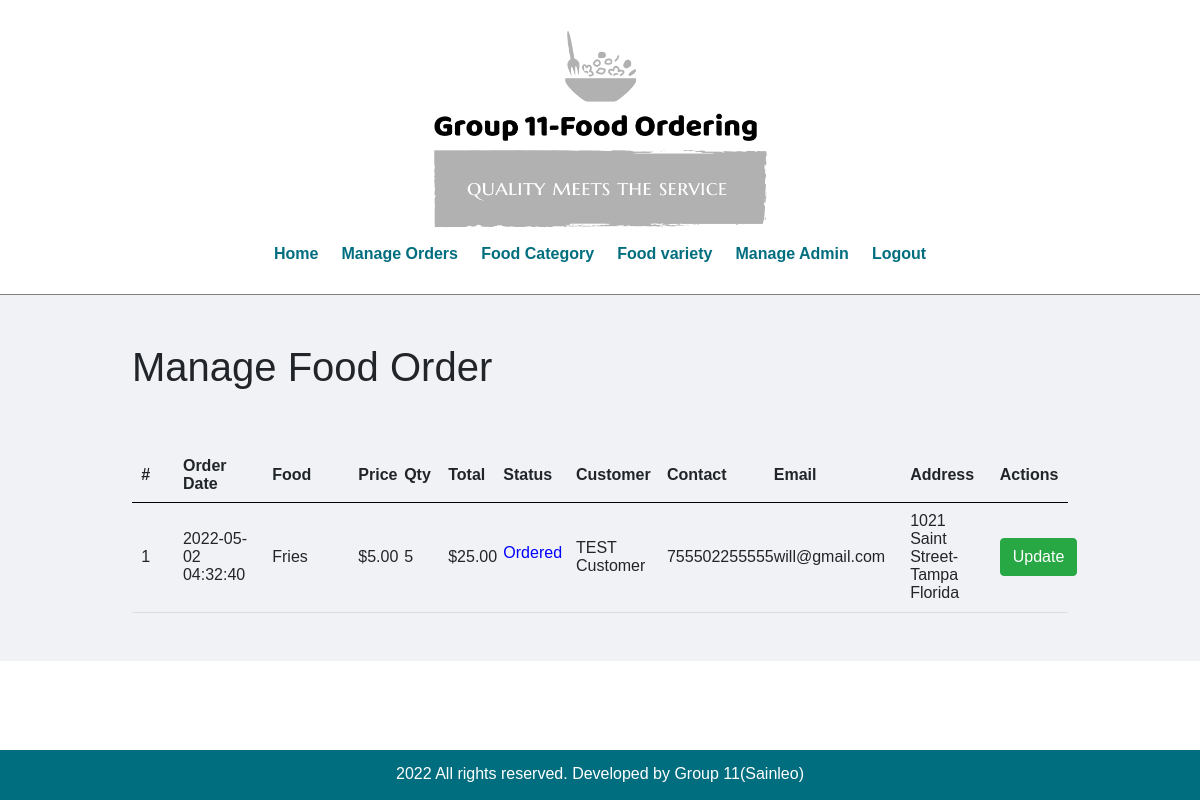
The app's page /admin/manage-order.php (signed in) with its own data.
### tables this page shows
CREATE TABLE `food_orders` (
  `id` int UNSIGNED NOT NULL,
  `food` varchar(150) NOT NULL,
  `price` decimal(10,2) NOT NULL,
  `qty` int NOT NULL,
  `total` decimal(10,2) NOT NULL,
  `order_date` datetime NOT NULL,
  `status` varchar(50) NOT NULL,
  `customer_name` varchar(150) NOT NULL,
  `customer_contact` varchar(20) NOT NULL,
  `customer_email` varchar(150) NOT NULL,
  `customer_address` varchar(255) NOT NULL
);

### admin/manage-order.php (the view, shortened to what this page needs)
<?php include('includes/menu.php'); ?>
<div class="main-content">
    <div class="wrapper">
        <h1>Manage Food Order</h1>
                <br><br>
                <table class="tbl-full">
                    <tr>
                        <th width="5%">#</th>
                        <th width="10%">Order Date</th>
                        <th width="10%">Food</th>
                        <th width="5%">Price</th>
                        <th width="5%">Qty</th>
                        <th width="6%">Total</th>
                        <th width="8%">Status</th>
                        <th width="10%">Customer</th>
                        <th width="10%">Contact</th>
                        <th width="15%">Email</th>
                        <th width="10%">Address</th>
                        <th>Actions</th>
                    </tr>
                    <?php
                        $sql = "SELECT * FROM food_orders ORDER BY id DESC";
                        $res = mysqli_query($conn, $sql);
                        $count = mysqli_num_rows($res);
                        $sn = 1;
                        if($count>0)
                        {
                            while($row=mysqli_fetch_assoc($res))
                            {
                                $id = $row['id'];
                                $food = $row['food'];
                                $price = $row['price'];
                                $qty = $row['qty'];
                                $total = $row['total'];
                                $order_date = $row['order_date'];
                                $status = $row['status'];
                                $customer_name = $row['customer_name'];
                                $customer_contact = $row['customer_contact'];
                                $customer_email = $row['customer_email'];
                                $customer_address = $row['customer_address'];
                                ?>
                                    <tr>
                                        <td><?php echo $sn++; ?> </td>
                                        <td><?php echo $order_date; ?></td>
                                        <td><?php echo $food; ?></td>
                                        <td><?php echo '$'.$price; ?></td>
                                        <td><?php echo $qty; ?></td>
                                        <td><?php echo '$'.$total; ?></td>
                                        <td>
                                            <?php
                                                if($status=="Ordered")
                                                {
                                                    echo "<label style='color: blue;'>$status</label>";
                                                }
                                                elseif($status=="On Delivery")
                                                {
                                                    echo "<label style='color: orange;'>$status</label>";
                                                }
                                                elseif($status=="Delivered")
                                                {
                                                    echo "<label style='color: green;'><b>$status</b></label>";
                                                }
                                                elseif($status=="Cancelled")
                                                {
                                                    echo "<label style='color: red;'>$status</label>";
                                                }
                                            ?>
                                        </td>
                                        <td><?php echo $customer_name; ?></td>
                                        <td><?php echo $customer_contact; ?></td>
                                        <td><?php echo $customer_email; ?></td>
                                        <td><?php echo $customer_address; ?></td>
                                        <td>
                                            <a href="<?php echo BASEURL; ?>admin/update-order.php?id=<?php echo $id; ?>" class="btn btn-success ">Update </a>
                                        </td>
                                    </tr>
                                <?php
                            }
                        }
                        else
                        {
                            echo "<tr><td colspan='12' class='error'>Orders not Available</td></tr>";
                        }
                    ?>
                </table>
    </div>
</div>
<?php include('includes/footer.php'); ?>

### css/admin.css (style rules this page uses)
* { margin: 0; padding: 0; font-family: Arial, Helvetica, sans-serif; }
.wrapper { padding: 1%; width: 80%; margin: 0 auto; }
.tbl-full { width: 100%; }
table { border-collapse: collapse; width: 100%; }
th, td { padding: 8px; text-align: left; border-bottom: 1px solid #ddd; }
table tr th { border-bottom: 1px solid black; padding: 1%; text-align: left; }
table tr td { padding: 1%; }
.main-content { background-color: #f1f2f6; padding: 3% 0; }

### records on screen
food_orders: order_date "2022-05-02 04:32:40", food "Fries", price "5.00", qty "5", total "25.00", status "Ordered", customer_name "TEST Customer", customer_contact "755502255555", customer_email "will@gmail.com", customer_address "1021 Saint Street-Tampa Florida"
